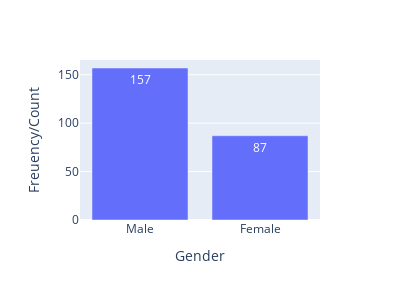

Here is the notebook cell this chart was saved with:
### Code cell
fig = px.bar(x=gender, y=frequency , text=frequency)
fig.update_layout(height=300, width=400, xaxis_title="Gender", yaxis_title="Freuency/Count")

### Figure 1 — Plotly figure (JSON) as saved in the notebook; plotly's stock layout.template omitted (floating-point values rounded to 4 significant figures)
{"data": [{"alignmentgroup": "True", "hovertemplate": "x=%{x}<br>y=%{y}<br>text=%{text}<extra></extra>", "legendgroup": "", "marker": {"color": "#636efa", "pattern": {"shape": ""}}, "name": "", "offsetgroup": "", "orientation": "v", "showlegend": false, "text": [157, 87], "textposition": "auto", "type": "bar", "x": ["Male", "Female"], "xaxis": "x", "y": [157, 87], "yaxis": "y"}], "layout": {"barmode": "relative", "height": 300, "legend": {"tracegroupgap": 0}, "margin": {"t": 60}, "width": 400, "xaxis": {"anchor": "y", "domain": [0, 1], "title": {"text": "Gender"}}, "yaxis": {"anchor": "x", "domain": [0, 1], "title": {"text": "Freuency/Count"}}}}
